Frame 1 (no input): blank canvas, image omitted
Frame 60 (the mouse pressed at the canvas centre just before this capture): blank canvas, image omitted
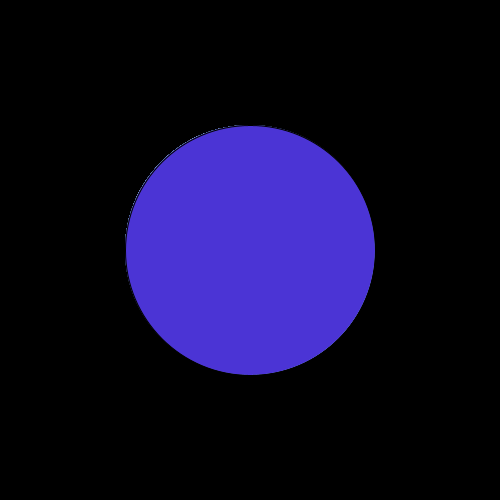
Frame 120 (the mouse held since frame 60 and released just before this capture)

The Processing sketch whose frames 1 and 60 were blank and that drew this single picture after the mouse press (run headless with seeded random() and noise(); from frame 60 on, the mouse is pressed at the canvas centre):

// Processing sketch: week02_homework
// ── week02_homework.pde
void setup(){
 size(500, 500);
 background(0);
  
}

void draw(){
  
  float red = random(255);
  float green = random(255);
  
  fill(red, green, 213);
  
 ellipse(250, 250, mouseX, mouseY);
 
}
